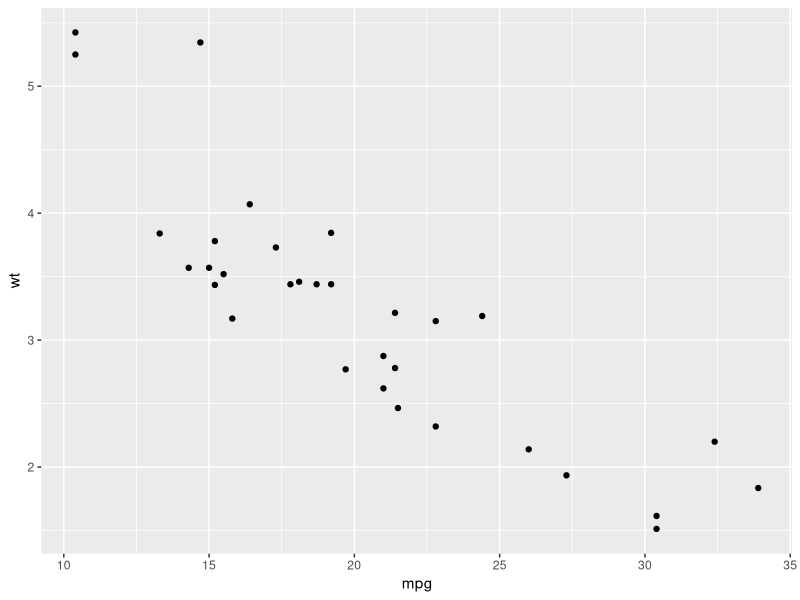
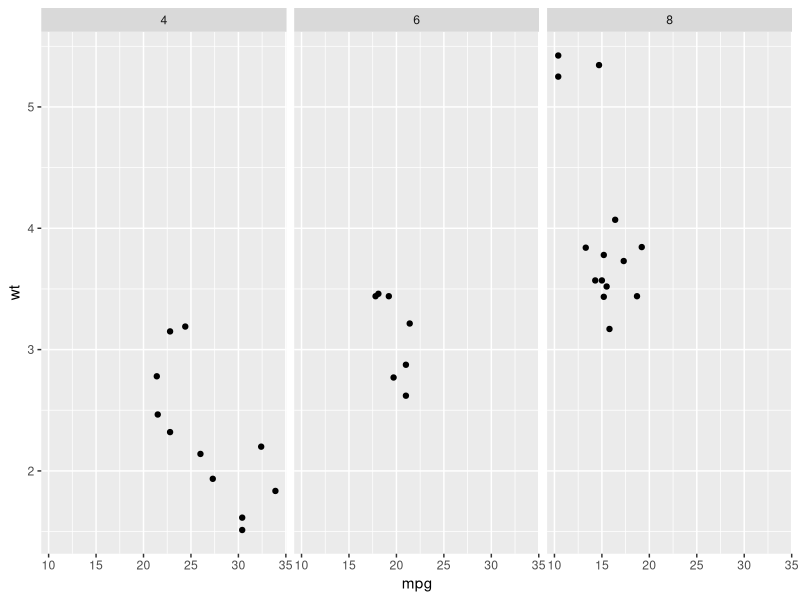
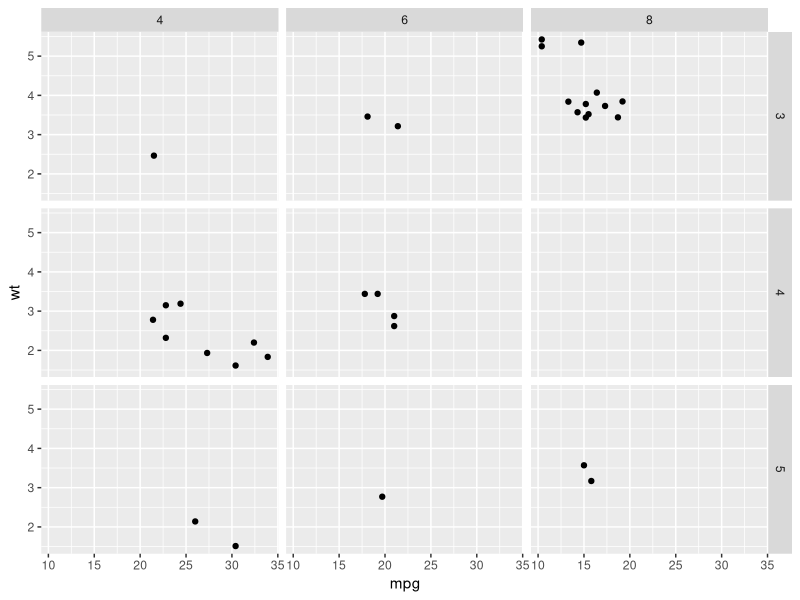
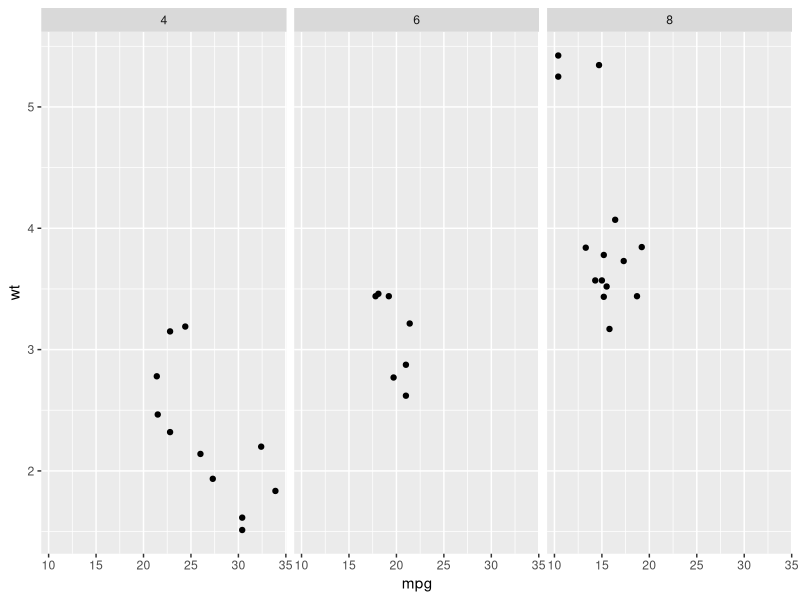
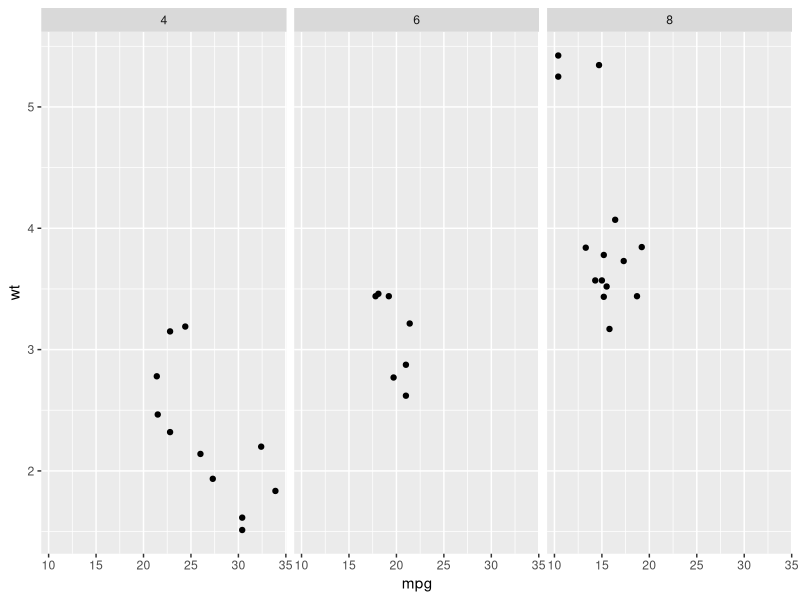
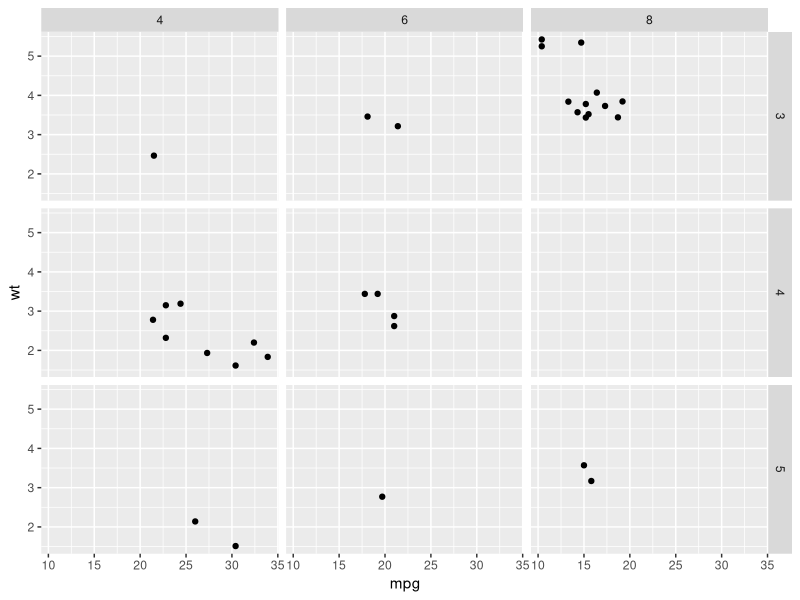
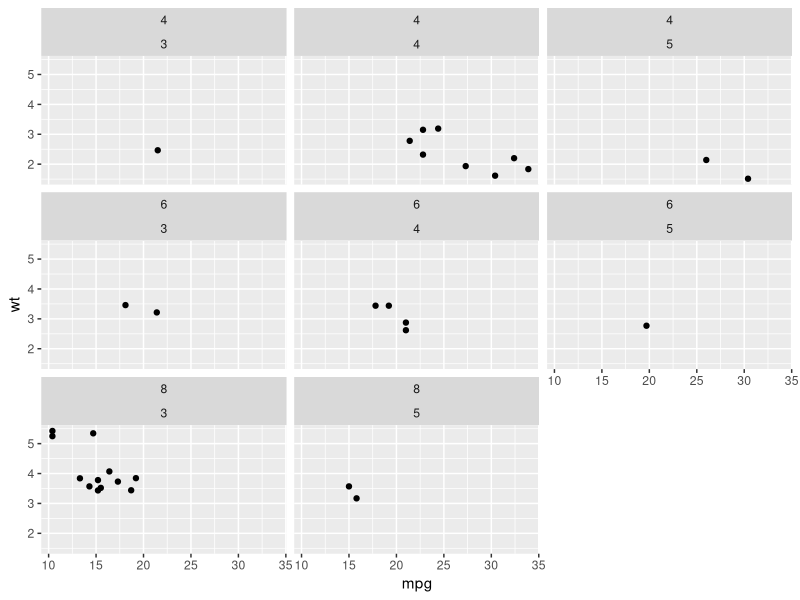
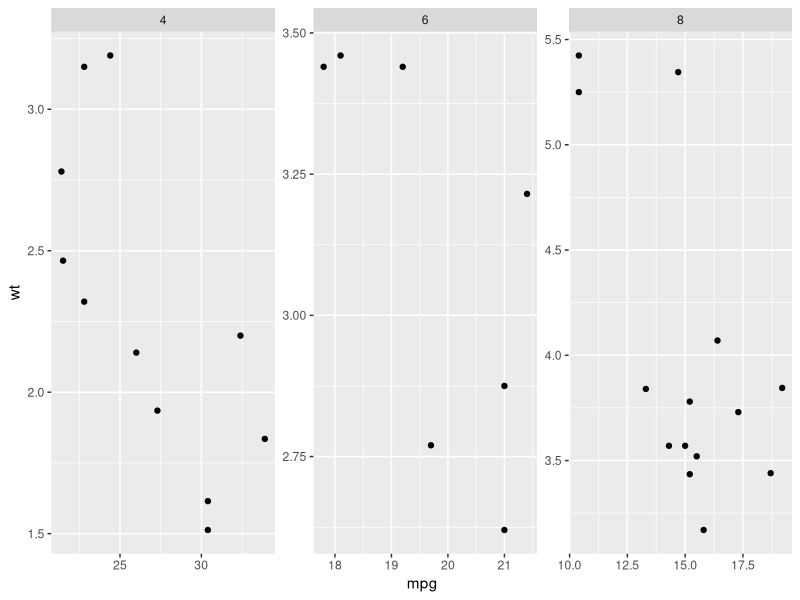

Write the R code that produced these figures, in order.
## ---- chunk 1
library(ggplot2)

qplot(mpg, wt, data=mtcars, geom="point")
## ---- chunk 2
table(mtcars$cyl,mtcars$gear)
## ---- chunk 3
# using facets 
# (hint: bug in margins -> doesn't work)
qplot(mpg, wt, data=mtcars, facets=.~cyl, geom="point")
qplot(mpg, wt, data=mtcars, facets=gear~cyl, geom="point")
# facet_wrap / facet_grid
## ---- chunk 4
#qplot(mpg, wt, data=mtcars, facets=~cyl, geom="point")
p.tmp <- ggplot(mtcars, aes(mpg, wt)) + geom_point()
## ---- chunk 5
p.tmp + facet_wrap(~cyl)
#qplot(mpg, wt, data=mtcars, facets=~cyl, geom="point")
p.tmp + facet_wrap(~cyl, ncol=3)
p.tmp + facet_grid(gear~cyl)
p.tmp + facet_wrap(~cyl+gear)
## ---- chunk 6
# controlling scales in facets (default: scales="fixed")
p.tmp + facet_wrap(~cyl, scales="free")
p.tmp + facet_wrap(~cyl, scales="free_x")
p.tmp + facet_wrap(~cyl, scales="fixed")
## ---- chunk 7
# contstraint on facet_grid (all rows,columns same scale)
p.tmp + facet_grid(gear~cyl, scales="free_x")
p.tmp + facet_grid(gear~cyl, scales="free", space="free")
